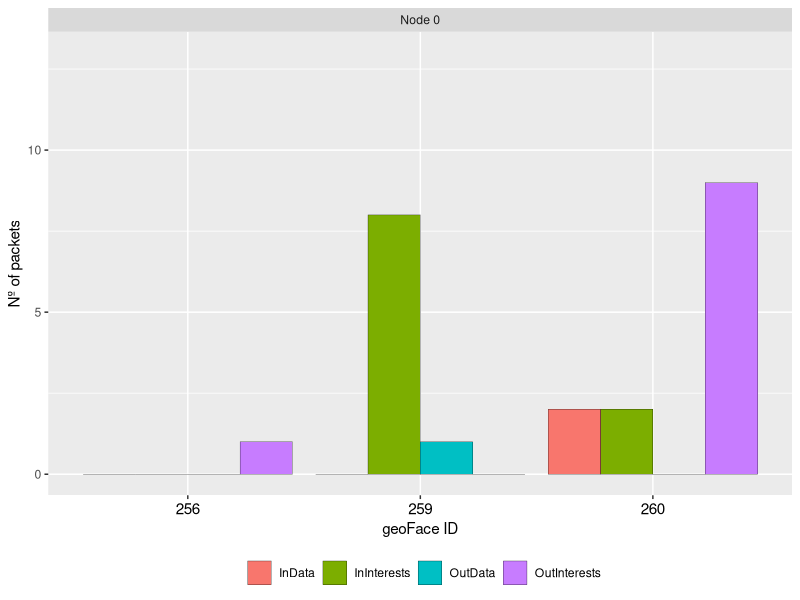
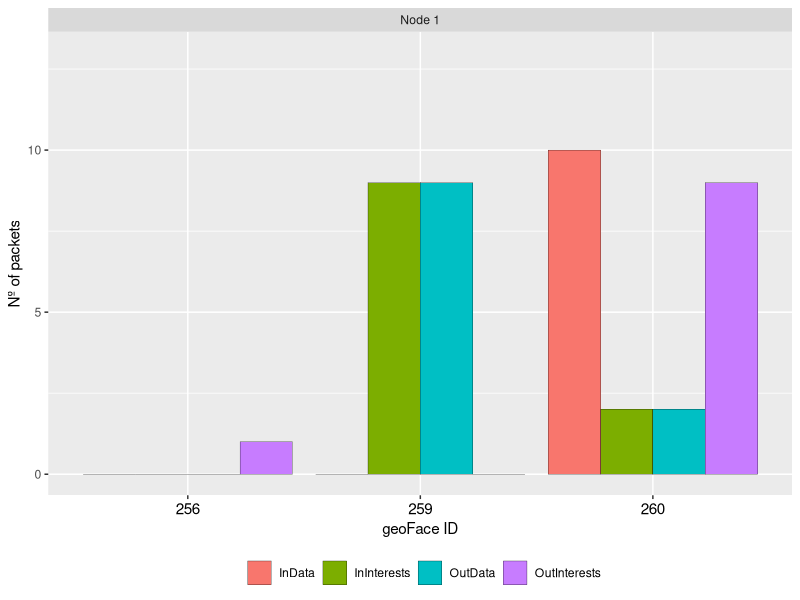
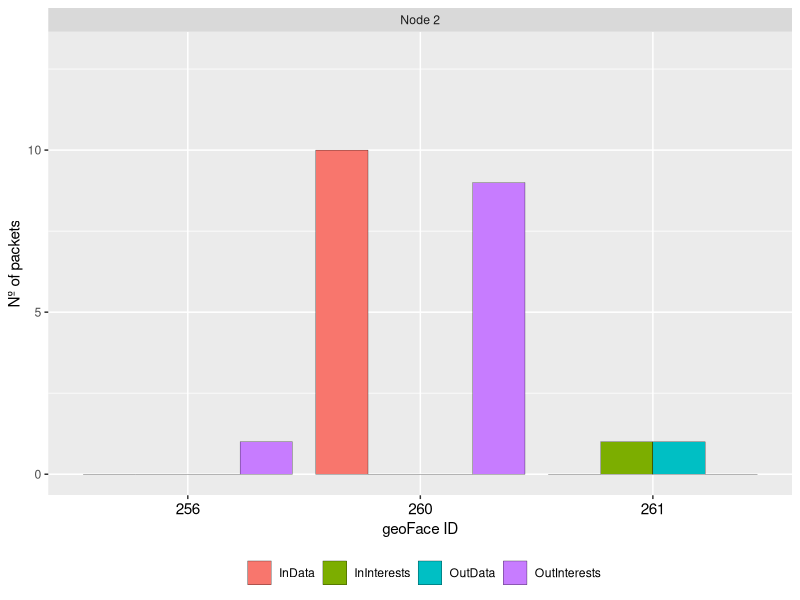
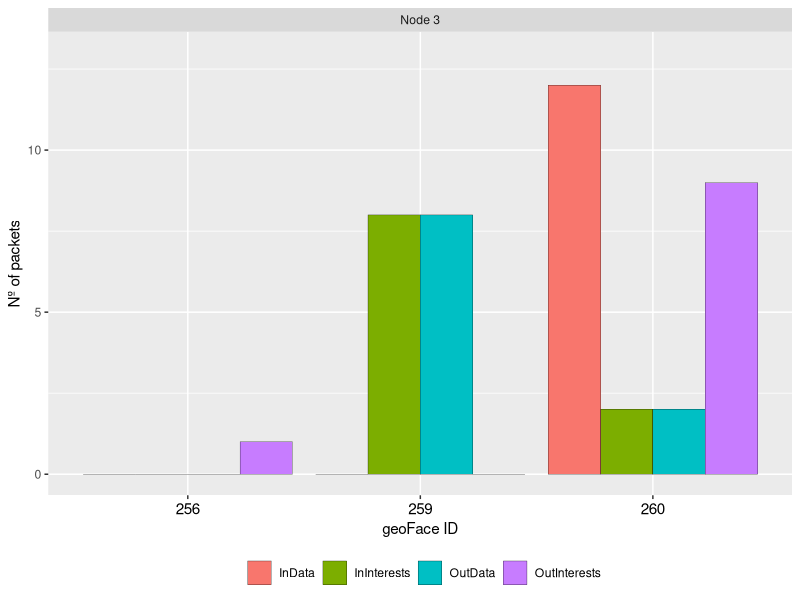
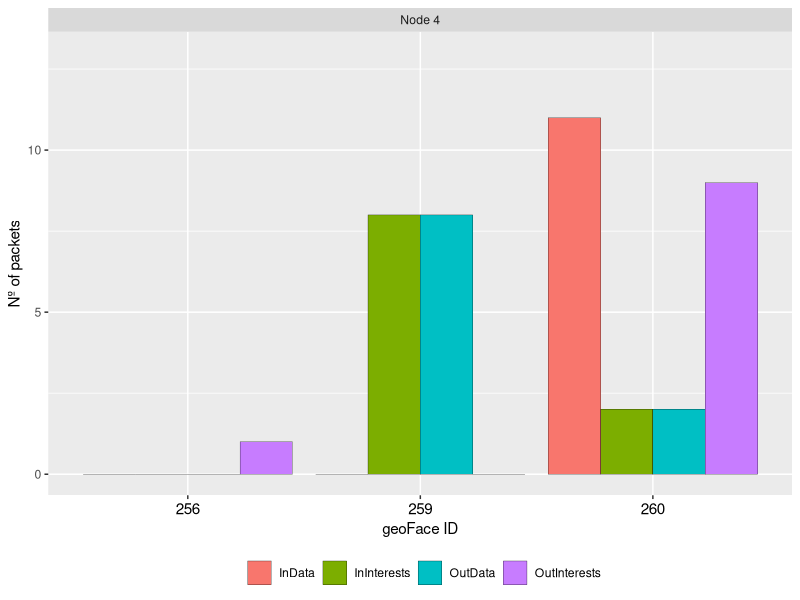
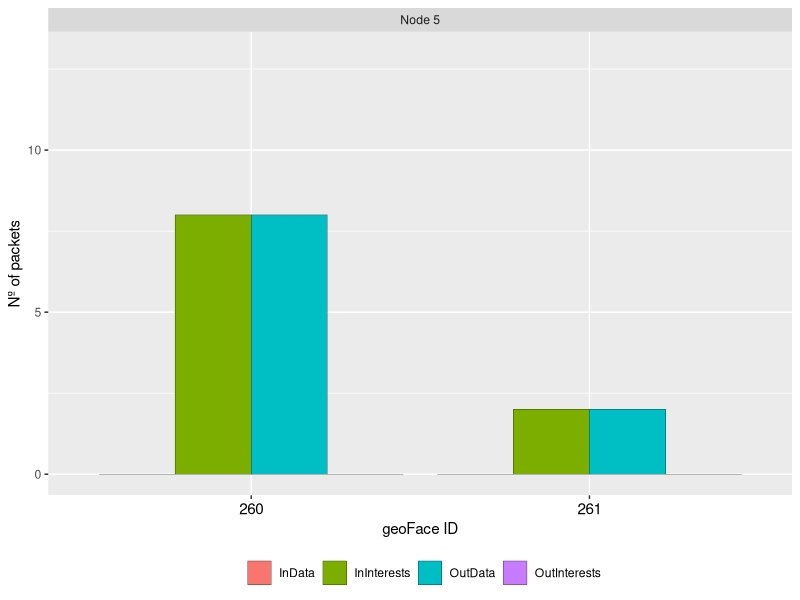
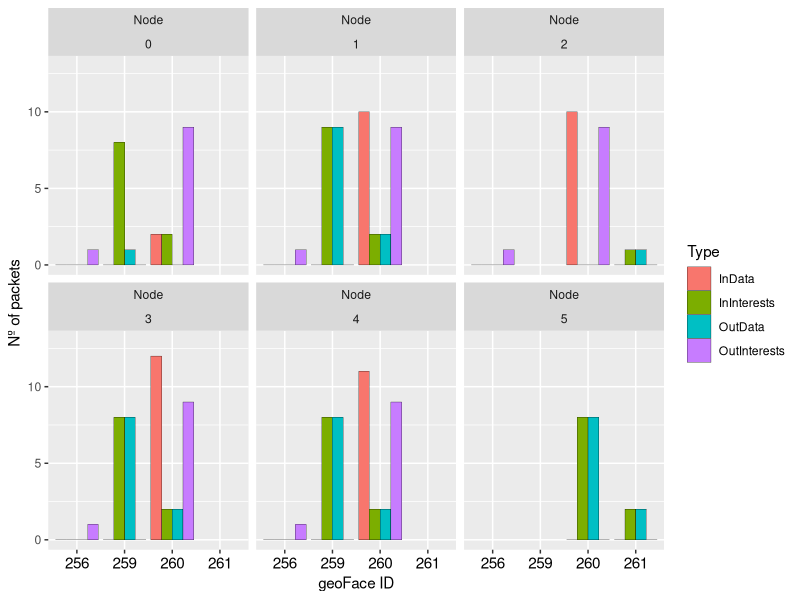
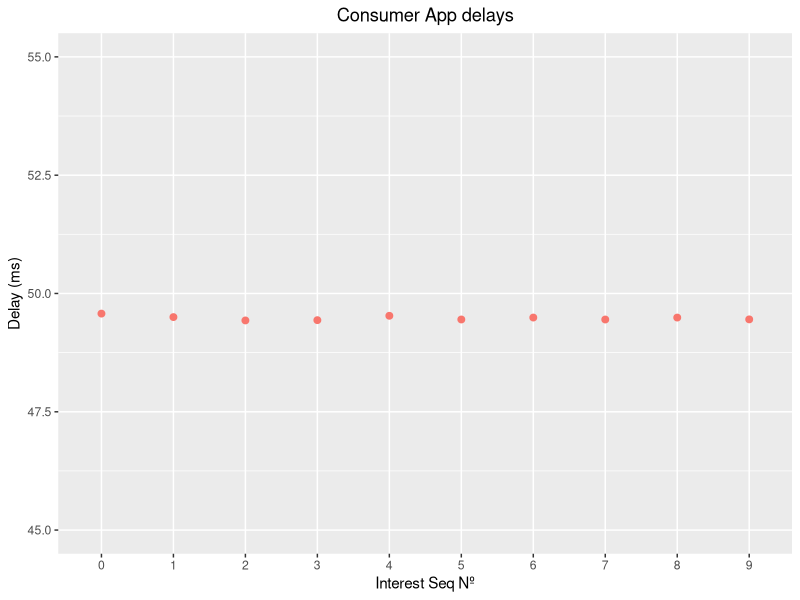

Source code (R) for these figures, in order:
# Copyright (c) 2012,2015  Alexander Afanasyev <alexander.afanasyev@ucla.edu>


#install.packages('ggplot2')
library(ggplot2)
#install.packages('scales')
library(scales)

#install.packages('doBy')
library(doBy)

#########################
# Rate trace processing #
#########################
data <- read.table("rate-trace-cs4-v3.txt", header=T)
data$Node <- factor(data$Node)
data$FaceDescr <- factor(data$FaceDescr)
data$FaceId <- factor(data$FaceId)
data$Type <- factor(data$Type)


# exlude irrelevant types
data = subset(data, FaceDescr %in% c("geoFace://"))
data = subset(data, Type %in% c("OutInterests", "InInterests", "InData", "OutData"))


# combine stats from all faces
data.combined = summaryBy(. ~ Node + FaceId + Type, data=data, FUN=sum)

data.zero = subset (data.combined, Node == "0")
data.one = subset (data.combined, Node == "1")
data.two = subset (data.combined, Node == "2")
data.three = subset (data.combined, Node == "3")
data.four = subset (data.combined, Node == "4")
data.five = subset (data.combined, Node == "5")
data.zero$PacketRaw[3] = 0
data.zero$PacketRaw.sum[3] = 0

print(data.combined)

# graph rates on all nodes in Kilobits
#g <- ggplot(data.combined, aes(x = Node, y = PacketRaw.sum, fill=Type)) +
#	geom_col(position='dodge', colour='black') +
#	theme_bw() + 
#	scale_y_continuous('Nº of packets', limits=c(0, 20))
    	

#print(g)

### every plot by node
#node zero
g.zero <- ggplot(data.zero, aes (x=FaceId, y=PacketRaw.sum, fill=Type)) +
  	geom_bar(stat="identity", position=position_dodge(), colour="black", size=.1) +
	scale_y_continuous('Nº of packets', limits=c(0, 13)) +
	scale_x_discrete("geoFace ID") +
  	facet_wrap(~ "Node 0") +
	theme(axis.text.x  = element_text(angle=0, hjust=0.5, size=11,colour="black")) + 
	theme(legend.position = "bottom")+ 
	labs(fill = "")

print(g.zero)
png("n0_geo_in_out.png", width=340, height=320)
print(g.zero)
retval <- dev.off()

#node one
g.one <- ggplot(data.one, aes (x=FaceId, y=PacketRaw.sum, fill=Type)) +
  	geom_bar(stat="identity", position=position_dodge(), colour="black", size=.1) +
	scale_y_continuous('Nº of packets', limits=c(0, 13)) +
	scale_x_discrete("geoFace ID") +
  	facet_wrap(~ "Node 1") +
	theme(axis.text.x  = element_text(angle=0, hjust=0.5, size=11,colour="black")) + 
	theme(legend.position = "bottom")+ 
	labs(fill = "")

print(g.one)
png("n1_geo_in_out.png", width=340, height=320)
print(g.one)
retval <- dev.off()

#node two
g.two <- ggplot(data.two, aes (x=FaceId, y=PacketRaw.sum, fill=Type)) +
  	geom_bar(stat="identity", position=position_dodge(), colour="black", size=.1) +
	scale_y_continuous('Nº of packets', limits=c(0, 13)) +
	scale_x_discrete("geoFace ID") +
  	facet_wrap(~ "Node 2") +
	theme(axis.text.x  = element_text(angle=0, hjust=0.5, size=11,colour="black")) + 
	theme(legend.position = "bottom") + 
	labs(fill = "")

print(g.two)
png("n2_geo_in_out.png", width=340, height=320)
print(g.two)
retval <- dev.off()

#node three
g.three <- ggplot(data.three, aes (x=FaceId, y=PacketRaw.sum, fill=Type)) +
  	geom_bar(stat="identity", position=position_dodge(), colour="black", size=.1) +
	scale_y_continuous('Nº of packets', limits=c(0, 13)) +
	scale_x_discrete("geoFace ID") +
  	facet_wrap(~ "Node 3") +
	theme(axis.text.x  = element_text(angle=0, hjust=0.5, size=11,colour="black")) + 
	theme(legend.position = "bottom")+ 
	labs(fill = "")

print(g.three)
png("n3_geo_in_out.png", width=340, height=320)
print(g.three)
retval <- dev.off()

#node four
g.four <- ggplot(data.four, aes (x=FaceId, y=PacketRaw.sum, fill=Type)) +
  	geom_bar(stat="identity", position=position_dodge(), colour="black", size=.1) +
	scale_y_continuous('Nº of packets', limits=c(0, 13)) +
	scale_x_discrete("geoFace ID") +
  	facet_wrap(~ "Node 4") +
	theme(axis.text.x  = element_text(angle=0, hjust=0.5, size=11,colour="black")) + 
	theme(legend.position = "bottom")+ 
	labs(fill = "")

print(g.four)
png("n4_geo_in_out.png", width=340, height=320)
print(g.four)
retval <- dev.off()

#node five
g.five <- ggplot(data.five, aes (x=FaceId, y=PacketRaw.sum, fill=Type)) +
  	geom_bar(stat="identity", position=position_dodge(), colour="black", size=.1) +
	scale_y_continuous('Nº of packets', limits=c(0, 13)) +
	scale_x_discrete("geoFace ID") +
  	facet_wrap(~ "Node 5") +
	theme(axis.text.x  = element_text(angle=0, hjust=0.5, size=11,colour="black")) + 
	theme(legend.position = "bottom") + 
	labs(fill = "")

print(g.five)
png("n5_geo_in_out.png", width=340, height=320)
print(g.five)
retval <- dev.off()

g.all <- ggplot(data.combined, aes (x=FaceId, y=PacketRaw.sum, fill=Type)) +
  	geom_bar(stat="identity", position=position_dodge(), colour="black", size=.1) +
	scale_y_continuous('Nº of packets', limits=c(0, 13)) +
	scale_x_discrete("geoFace ID") +
  	facet_wrap(~ "Node"+Node) +
	theme(axis.text.x  = element_text(angle=0, hjust=0.5, size=11,colour="black"))

print(g.all)
png("geo_in_out.png", width=480, height=320)
print(g.all)
retval <- dev.off()

#g.all <- ggplot(data.combined) +
#  geom_point(aes (x=Type, y=PacketRaw.sum, color=Type), size=1) +
#  scale_y_continuous('Nº of packets', limits=c(0, 15)) +
#  facet_wrap("node" ~Node) +
#  theme(axis.text.x = element_text(angle=-90, vjust=0.6 ,hjust=0.5, size=9,colour="black"))

#print(g.all)

#aes (x=Type, y=PacketRaw.sum, color=Type), size=1

delay_dat <- read.table("app-delays-trace-cs4-v3.txt", header=T)
delay_dat$Node <- factor(delay_dat$Node)
delay_dat$SeqNo <- factor(delay_dat$SeqNo)
delay_dat$Type <- factor(delay_dat$Type)
delay_dat$HopCount <- factor(delay_dat$HopCount)
delay_dat$RetxCount <- factor(delay_dat$RetxCount)

delay_dat = subset(delay_dat, Type %in% c("FullDelay"))
y_axe<-c(0:0.3)

g.delay <- ggplot(delay_dat) +
  	geom_point(aes (x=SeqNo, y=DelayUS/1000, color=Type), size=2) + 
 	scale_y_continuous('Delay (ms)', limits=c(45, 55)) +
	scale_x_discrete("Interest Seq Nº") + 
	ggtitle("Consumer App delays") +
	theme(plot.title = element_text(hjust=0.5), legend.position = "none")
	

print(g.delay)
png("app_delay.png", width=350, height=250)
print(g.delay)
retval <- dev.off()
